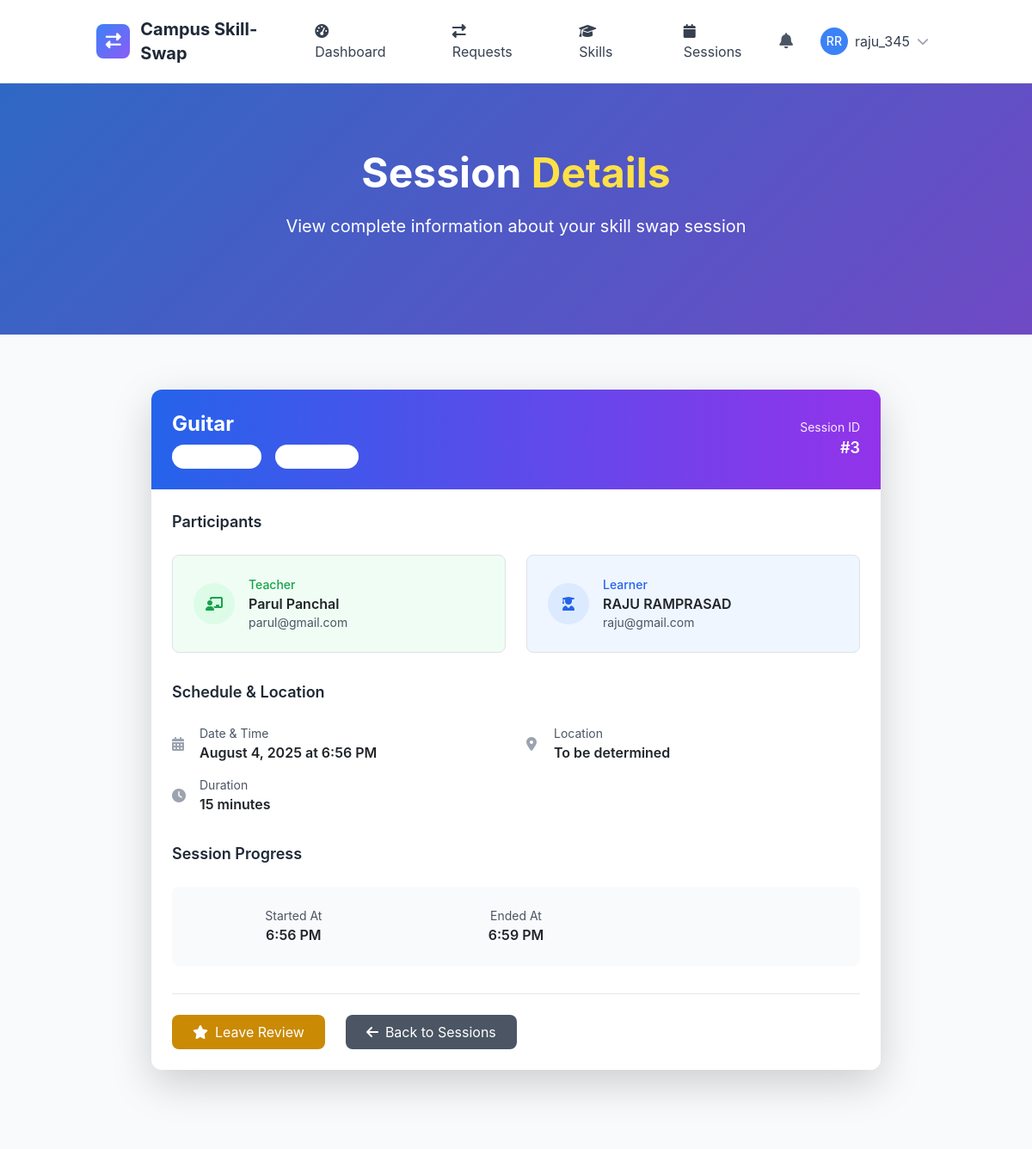
The page /sessions/3/ (signed in) on the database its author committed.
### skill_sessions/models.py (models this page shows, shortened)
class SkillSwapSession(models.Model):
    STATUS_CHOICES = [
        ('scheduled', 'Scheduled'),
        ('in_progress', 'In Progress'),
        ('completed', 'Completed'),
        ('cancelled', 'Cancelled'),
        ('no_show', 'No Show'),
    ]
    request = models.OneToOneField(SkillSwapRequest, on_delete=models.CASCADE, related_name='session')
    teacher = models.ForeignKey(User, on_delete=models.CASCADE, related_name='teaching_sessions')
    learner = models.ForeignKey(User, on_delete=models.CASCADE, related_name='learning_sessions')
    skill = models.ForeignKey('skills.Skill', on_delete=models.CASCADE, related_name='skill_sessions')
    scheduled_date = models.DateTimeField()
    duration_minutes = models.PositiveIntegerField(default=60)
    format = models.CharField(max_length=20, choices=[
        ('online', 'Online'),
        ('in_person', 'In-Person'),
    ])
    location = models.CharField(max_length=200, blank=True)
    meeting_link = models.URLField(blank=True, help_text="For online sessions")
    status = models.CharField(max_length=20, choices=STATUS_CHOICES, default='scheduled')
    started_at = models.DateTimeField(null=True, blank=True)
    ended_at = models.DateTimeField(null=True, blank=True)
    actual_duration = models.PositiveIntegerField(null=True, blank=True, help_text="Actual duration in minutes")
    teacher_notes = models.TextField(blank=True, help_text="Private notes for the teacher")
    learner_notes = models.TextField(blank=True, help_text="Private notes for the learner")
    session_summary = models.TextField(blank=True, help_text="What was covered in this session")
    created_at = models.DateTimeField(auto_now_add=True)
    updated_at = models.DateTimeField(auto_now=True)
    class Meta:
        ordering = ['scheduled_date']
        db_table = 'swapsession'

### skills/models.py (models this page shows, shortened)
class Skill(models.Model):
    name = models.CharField(max_length=100)
    category = models.ForeignKey(SkillCategory, on_delete=models.CASCADE, related_name='skills')
    description = models.TextField(blank=True)
    is_popular = models.BooleanField(default=False)
    created_at = models.DateTimeField(auto_now_add=True)
    updated_at = models.DateTimeField(auto_now=True)
    class Meta:
        ordering = ['category__name', 'name']
        unique_together = ['name', 'category']

### skill_sessions/views.py (the view)
# urls.py: path('<int:pk>/', views.SessionDetailView.as_view(), name='session_detail'),
class SessionDetailView(LoginRequiredMixin, DetailView):
    model = SkillSwapSession
    template_name = 'skill_sessions/session_detail.html'
    context_object_name = 'session'
    def get_object(self, queryset=None):
        pk = self.kwargs.get('pk') or self.kwargs.get('session_id')
        if pk is None:
            raise AttributeError("SessionDetailView must be called with either an object pk or session_id.")
        queryset = self.get_queryset()
        try:
            return queryset.get(pk=pk)
        except SkillSwapSession.DoesNotExist:
            from django.http import Http404
            raise Http404("Session does not exist")
    def get_queryset(self):
        return SkillSwapSession.objects.filter(
            teacher=self.request.user
        ) | SkillSwapSession.objects.filter(
            learner=self.request.user
        )

### templates/skill_sessions/session_detail.html (shortened to what this page needs)
{% extends 'base.html' %}
{% load static %}
{% block content %}
<section class="gradient-bg relative overflow-hidden">
    <div class="absolute inset-0 bg-black opacity-20"></div>
    <div class="relative container mx-auto px-4 py-20">
        <div class="text-center text-white">
            <h1 class="text-4xl lg:text-5xl font-bold mb-6 leading-tight">
                Session <span class="text-yellow-300">Details</span>
            </h1>
            <p class="text-lg lg:text-xl mb-8 max-w-3xl mx-auto">
                View complete information about your skill swap session
            </p>
        </div>
    </div>
</section>
<section class="py-16 bg-gray-50">
    <div class="container mx-auto px-4 max-w-4xl">
        <div class="bg-white rounded-xl shadow-lg overflow-hidden">
            <div class="bg-gradient-to-r from-blue-600 to-purple-600 p-6 text-white">
                <div class="flex items-center justify-between">
                    <div>
                        <h2 class="text-2xl font-bold mb-2">{{ session.skill.name }}</h2>
                        <div class="flex items-center space-x-4">
                            <span class="px-3 py-1 bg-white bg-opacity-20 rounded-full text-sm">
                            </span>
                            <span class="px-3 py-1 bg-white bg-opacity-20 rounded-full text-sm">
                            </span>
                        </div>
                    </div>
                    <div class="text-right">
                        <div class="text-sm opacity-90">Session ID</div>
                        <div class="text-lg font-semibold">#{{ session.id }}</div>
                    </div>
                </div>
            </div>
            <div class="p-6">
                <div class="mb-8">
                    <h3 class="text-lg font-semibold mb-4 text-gray-800">Participants</h3>
                    <div class="grid grid-cols-1 md:grid-cols-2 gap-4">
                        <div class="flex items-center p-4 bg-green-50 rounded-lg border border-green-200">
                            <div class="w-12 h-12 bg-green-100 rounded-full flex items-center justify-center mr-4">
                                <i class="fas fa-chalkboard-teacher text-green-600"></i>
                            </div>
                            <div>
                                <div class="text-sm text-green-600 font-medium">Teacher</div>
                                <div class="font-semibold">{{ session.teacher.get_full_name|default:session.teacher.username }}</div>
                                <div class="text-sm text-gray-600">{{ session.teacher.email }}</div>
                            </div>
                        </div>
                        <div class="flex items-center p-4 bg-blue-50 rounded-lg border border-blue-200">
                            <div class="w-12 h-12 bg-blue-100 rounded-full flex items-center justify-center mr-4">
                                <i class="fas fa-user-graduate text-blue-600"></i>
                            </div>
                            <div>
                                <div class="text-sm text-blue-600 font-medium">Learner</div>
                                <div class="font-semibold">{{ session.learner.get_full_name|default:session.learner.username }}</div>
                                <div class="text-sm text-gray-600">{{ session.learner.email }}</div>
                            </div>
                        </div>
                    </div>
                </div>
                <div class="mb-8">
                    <h3 class="text-lg font-semibold mb-4 text-gray-800">Schedule & Location</h3>
                    <div class="grid grid-cols-1 md:grid-cols-2 gap-6">
                        <div class="space-y-4">
                            <div class="flex items-center">
                                <i class="fas fa-calendar-alt text-gray-400 w-5 mr-3"></i>
                                <div>
                                    <div class="text-sm text-gray-600">Date & Time</div>
                                    <div class="font-semibold">{{ session.scheduled_date|date:"F j, Y \a\t g:i A" }}</div>
                                </div>
                            </div>
                            <div class="flex items-center">
                                <i class="fas fa-clock text-gray-400 w-5 mr-3"></i>
                                <div>
                                    <div class="text-sm text-gray-600">Duration</div>
                                    <div class="font-semibold">{{ session.duration_minutes }} minutes</div>
                                </div>
                            </div>
                        </div>
                        <div class="space-y-4">
                            {% if session.format == 'online' %}
                                <div class="flex items-center">
                                    <i class="fas fa-video text-gray-400 w-5 mr-3"></i>
                                    <div>
                                        <div class="text-sm text-gray-600">Meeting Link</div>
                                        {% if session.meeting_link %}
                                            <a href="{{ session.meeting_link }}" class="text-blue-600 hover:text-blue-800 font-semibold" target="_blank">
                                                Join Meeting
                                                <i class="fas fa-external-link-alt ml-1 text-xs"></i>
                                            </a>
                                        {% else %}
                                            <div class="text-gray-500">Link will be provided</div>
                                        {% endif %}
                                    </div>
                                </div>
                            {% else %}
                                <div class="flex items-center">
                                    <i class="fas fa-map-marker-alt text-gray-400 w-5 mr-3"></i>
                                    <div>
                                        <div class="text-sm text-gray-600">Location</div>
                                        <div class="font-semibold">{{ session.location|default:"To be determined" }}</div>
                                    </div>
                                </div>
                            {% endif %}
                        </div>
                    </div>
                </div>
                {% if session.started_at or session.ended_at %}
                <div class="mb-8">
                    <h3 class="text-lg font-semibold mb-4 text-gray-800">Session Progress</h3>
                    <div class="bg-gray-50 rounded-lg p-4">
                        <div class="grid grid-cols-1 md:grid-cols-3 gap-4">
                            {% if session.started_at %}
                            <div class="text-center">
                                <div class="text-sm text-gray-600">Started At</div>
                                <div class="font-semibold">{{ session.started_at|date:"g:i A" }}</div>
                            </div>
                            {% endif %}
                            {% if session.ended_at %}
                            <div class="text-center">
                                <div class="text-sm text-gray-600">Ended At</div>
                                <div class="font-semibold">{{ session.ended_at|date:"g:i A" }}</div>
                            </div>
                            {% endif %}
                        </div>
                    </div>
                </div>
                {% endif %}
                <div class="flex flex-wrap gap-4 pt-6 border-t">
                    {% if session.status == 'completed' %}
                        <a href="{% url 'skill_sessions:leave_review' session.id %}"
                           class="px-6 py-2 bg-yellow-600 text-white rounded-lg hover:bg-yellow-700 transition-colors">
                            <i class="fas fa-star mr-2"></i>Leave Review
                        </a>
                    {% endif %}
                    <a href="{% url 'skill_sessions:my_sessions' %}"
                       class="px-6 py-2 bg-gray-600 text-white rounded-lg hover:bg-gray-700 transition-colors">
                        <i class="fas fa-arrow-left mr-2"></i>Back to Sessions
                    </a>
                </div>
            </div>
        </div>
    </div>
</section>
{% endblock %}

### templates/base.html (shortened to what this page needs)
{% load static %}
<!DOCTYPE html>
<html lang="en" class="h-full">
<head>
    <script src="https://cdn.tailwindcss.com"></script>
    <link href="https://cdn.jsdelivr.net/npm/bootstrap@5.3.2/dist/css/bootstrap.min.css" rel="stylesheet">
    <link rel="stylesheet" href="https://cdnjs.cloudflare.com/ajax/libs/font-awesome/6.5.1/css/all.min.css">
</head>
<body class="bg-gray-50 h-full">
    <nav class="bg-white shadow-lg border-b">
        <div class="container mx-auto px-4">
            <div class="flex justify-between items-center py-3">
                <div class="flex items-center space-x-3">
                    <div class="w-10 h-10 gradient-bg rounded-lg flex items-center justify-center">
                        <i class="fas fa-exchange-alt text-white text-lg"></i>
                    </div>
                    <a href="{% url 'core:home' %}" class="text-xl font-bold text-gray-800 hover:text-blue-600 transition-colors">
                        Campus Skill-Swap
                    </a>
                </div>
                <div class="hidden md:flex items-center space-x-6">
                    {% if user.is_authenticated %}
                        <a href="{% url 'core:dashboard' %}" class="nav-link px-3 py-2 text-gray-700 hover:text-blue-600 transition-colors">
                            <i class="fas fa-tachometer-alt mr-2"></i>Dashboard
                        </a>
                        <a href="{% url 'skill_sessions:request_list' %}" class="nav-link px-3 py-2 text-gray-700 hover:text-blue-600 transition-colors">
                            <i class="fas fa-exchange-alt mr-2"></i>Requests
                        </a>
                        <a href="{% url 'skills:skill_list' %}" class="nav-link px-3 py-2 text-gray-700 hover:text-blue-600 transition-colors">
                            <i class="fas fa-graduation-cap mr-2"></i>Skills
                        </a>
                        <a href="{% url 'skill_sessions:session_management' %}" class="nav-link px-3 py-2 text-gray-700 hover:text-blue-600 transition-colors">
                            <i class="fas fa-calendar mr-2"></i>Sessions
                        </a>
                    {% endif %}
                </div>
                <div class="flex items-center space-x-4">
                    {% if user.is_authenticated %}
                        <div class="relative">
                            <button id="notificationBtn" class="relative p-2 text-gray-600 hover:text-blue-600 transition-colors">
                                <i class="fas fa-bell text-lg"></i>
                            </button>
                        </div>
                        <div class="relative">
                            <button id="userMenuBtn" class="flex items-center space-x-2 p-2 rounded-lg hover:bg-gray-100 transition-colors">
                                {% if user.profile.profile_picture %}
                                    <img src="{{ user.profile.profile_picture.url }}" alt="Profile" class="w-8 h-8 rounded-full">
                                {% else %}
                                    <div class="w-8 h-8 bg-blue-500 rounded-full flex items-center justify-center">
                                        <span class="text-white text-sm font-medium">{{ user.first_name|first|upper }}{{ user.last_name|first|upper }}</span>
                                    </div>
                                {% endif %}
                                <span class="hidden md:block text-gray-700">{{ user.username}}</span>
                                <i class="fas fa-chevron-down text-gray-400 text-sm"></i>
                            </button>
                        </div>
                    {% endif %}
                </div>
            </div>
        </div>
    </nav>
    <main class="min-h-screen">
        {% block content %}{% endblock %}
    </main>
</body>
</html>

### templates/base.html (style rules this page uses)
:root { --primary-color: #3B82F6; --secondary-color: #10B981; --accent-color: #8B5CF6; --warning-color: #F59E0B; --danger-color: #EF4444; }
body { font-family: 'Inter', -apple-system, BlinkMacSystemFont, sans-serif; }
.gradient-bg { background: linear-gradient(135deg, var(--primary-color) 0%, var(--accent-color) 100%); }

### rows shown on the page
SkillSwapSession: skill.name "Guitar", id "3", teacher.get_full_name "Parul Panchal", teacher.email "parul@gmail.com", learner.get_full_name "RAJU RAMPRASAD", learner.email "raju@gmail.com", scheduled_date "August 4, 2025 at 6:56 PM", duration_minutes "15", location "To be determined", started_at "6:56 PM", ended_at "6:59 PM"

### other values the page prints
{{ user.first_name|first|upper }} "R"
{{ user.last_name|first|upper }} "R"
{{ user.username }} "raju_345"
